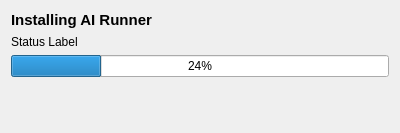
<?xml version="1.0" encoding="UTF-8"?>
<ui version="4.0">
 <class>download_page</class>
 <widget class="QWidget" name="download_page">
  <property name="geometry">
   <rect>
    <x>0</x>
    <y>0</y>
    <width>400</width>
    <height>133</height>
   </rect>
  </property>
  <property name="windowTitle">
   <string>Form</string>
  </property>
  <layout class="QGridLayout" name="gridLayout_2">
   <item row="2" column="0">
    <widget class="QProgressBar" name="progressBar">
     <property name="value">
      <number>24</number>
     </property>
    </widget>
   </item>
   <item row="3" column="0">
    <spacer name="verticalSpacer">
     <property name="orientation">
      <enum>Qt::Orientation::Vertical</enum>
     </property>
     <property name="sizeHint" stdset="0">
      <size>
       <width>20</width>
       <height>40</height>
      </size>
     </property>
    </spacer>
   </item>
   <item row="0" column="0">
    <widget class="QLabel" name="label">
     <property name="font">
      <font>
       <pointsize>11</pointsize>
       <bold>true</bold>
      </font>
     </property>
     <property name="text">
      <string>Installing AI Runner</string>
     </property>
    </widget>
   </item>
   <item row="1" column="0">
    <widget class="QLabel" name="status_label">
     <property name="text">
      <string>Status Label</string>
     </property>
    </widget>
   </item>
  </layout>
 </widget>
 <resources/>
 <connections/>
 <slots>
  <slot>agreement_clicked(bool)</slot>
 </slots>
</ui>
